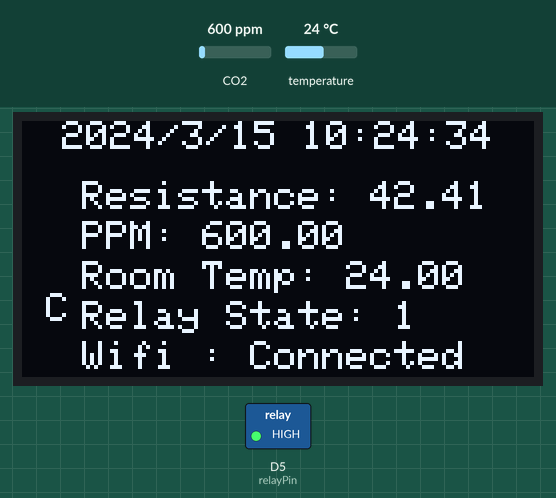
Simulated run of this program. Board: ESP8266 (NodeMCU). On the bench: 128×64 one-colour display, switched loads named in the program (green lamp = pin HIGH). Inputs (shaded band) come from the test bench; at power-on: CO2 600 ppm, temperature 24 °C. WiFi joins after 1.5 s; servers stay silent unless stated; the local clock reads 2024-03-15 10:24:30 at power-on unless the program sets it; what the program prints to the serial monitor is not drawn.

Above: at 4.7 s.
4.8 s: CO2 set to 452 ppm
At 6.4 s:
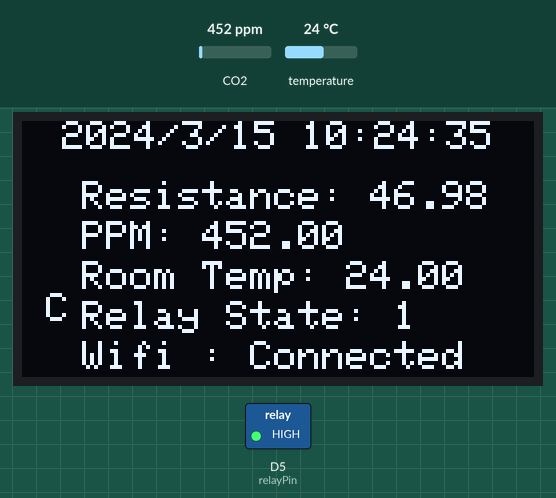
7.8 s: CO2 set to 1050 ppm
At 9.5 s:
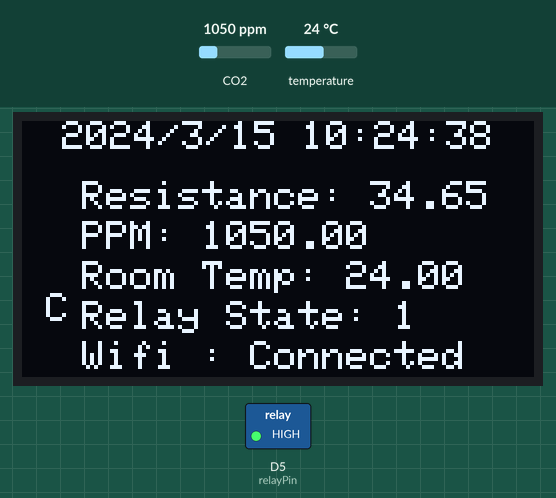
10.8 s: CO2 set to 1700 ppm
At 12.6 s:
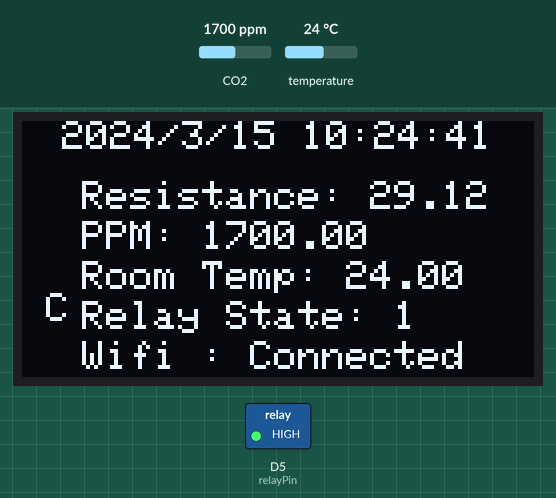
Timing chart, 0 to 14.1 s (numbered marks = the images above; inputs shaded):
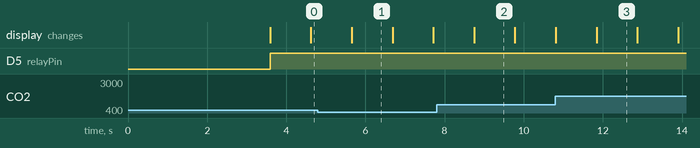

Measured:
- what the display in image 3 shows lasts 1.1 s, from 11.8 s to 12.9 s

The program:

main.cpp
```cpp
#include <RTClib.h>
#include <Wire.h>
#include <SPI.h>
#include <MQ135.h>
#include <Adafruit_SSD1306.h>
#include <Adafruit_GFX.h>
#include <WiFiManager.h>
#include <AsyncMqttClient.h>

// define the pin used to measure the gas sensor
#define MQ135_PIN A0
#define MQ135_PPM 100.0

// define the pin used to control the relay
#define relayPin D5 //gpio14

#define SCREEN_WIDTH 128 // OLED display width, in pixels
#define SCREEN_HEIGHT 64 // OLED display height, in pixels

// define the mqtt server
#define MQTT_HOST IPAddress(192, 168, 1, 100)
#define MQTT_PORT 1883
#define MQTT_TOPIC "gas_detector"

RTC_DS3231 rtc;
MQ135 gasSensor = MQ135(MQ135_PIN);
Adafruit_SSD1306 display(SCREEN_WIDTH, SCREEN_HEIGHT, &Wire , -1);
float temperature = 0.0;
float humidity = 50.0;

void setup() {
  Serial.begin(115200);
  display.begin(SSD1306_SWITCHCAPVCC, 0x3C);

  // initialize rtc
  if (! rtc.begin()) {
    Serial.println("Couldn't find RTC");
    while (1);
  }

  // initialize relay
  pinMode(relayPin, OUTPUT);
  digitalWrite(relayPin, LOW);

  // initialize display
  display.clearDisplay();
  display.setTextSize(1);
  display.setTextColor(WHITE);

  // display welcome message 'Gas Detector' on middle of the screen
  display.setCursor((SCREEN_WIDTH - 12 * 6) / 2, (SCREEN_HEIGHT - 8) / 2);
  display.println("Gas Detector");
  display.display();
  delay(2000);
  display.clearDisplay();
  Serial.println("initialization done");

  // get temperature and humidity
  temperature = rtc.getTemperature();

  // initialize wifi to connect to internet
  WiFiManager wifiManager;
  wifiManager.autoConnect("Gas Detector");
  Serial.println("connected to wifi");
}

void loop() {
  display.clearDisplay();
  // get current time
  DateTime now = rtc.now();
  Serial.print(now.year(), DEC);
  Serial.print('/');
  Serial.print(now.month(), DEC);
  Serial.print('/');
  Serial.print(now.day(), DEC);
  Serial.print(' ');
  Serial.print(now.hour(), DEC);
  Serial.print(':');
  Serial.print(now.minute(), DEC);
  Serial.print(':');
  Serial.print(now.second(), DEC);
  Serial.println();

  // display current time on screen
  display.setCursor(10, 0);
  display.print(now.year(), DEC);
  display.print('/');
  display.print(now.month(), DEC);
  display.print('/');
  display.print(now.day(), DEC);
  display.print(' ');
  display.print(now.hour(), DEC);
  display.print(':');
  display.print(now.minute(), DEC);
  display.print(':');
  display.print(now.second(), DEC);

  // get gas sensor value
  float rzero = gasSensor.getRZero();
  float correctedRzero = gasSensor.getCorrectedRZero(temperature, humidity);
  float resistance = gasSensor.getResistance();
  float ppm = gasSensor.getPPM();
  float correctedPPM = gasSensor.getCorrectedPPM(temperature, humidity);
  Serial.print("RZero: ");
  Serial.println(rzero);
  Serial.print("Corrected RZero: ");
  Serial.println(correctedRzero);
  Serial.print("Resistance: ");
  Serial.println(resistance);
  Serial.print("PPM: ");
  Serial.println(ppm);
  Serial.print("Corrected PPM: ");
  Serial.println(correctedPPM);

  // display gas sensor value on screen
  display.setCursor(15, 15);
  display.print("Resistance: ");
  display.println(resistance);
  display.setCursor(15, 25);
  display.print("PPM: ");
  display.println(correctedPPM);

  // display temperature and pin state
  display.setCursor(15, 35);
  display.print("Room Temp: ");
  display.println(temperature);
  display.println(" C");
  display.setCursor(15, 45);
  display.print("Relay State: ");
  display.println(digitalRead(relayPin));

  // display wifi status
  display.setCursor(15, 55);
  display.print("Wifi : ");
  display.println(WiFi.status() == WL_CONNECTED ? "Connected" : "Disconnected");
  display.display();

  // turn on relay if ppm is greater than 100
  if (ppm > MQ135_PPM) {
    digitalWrite(relayPin, HIGH);
  } else {
    digitalWrite(relayPin, LOW);
  }

  delay(1000);
}
```
